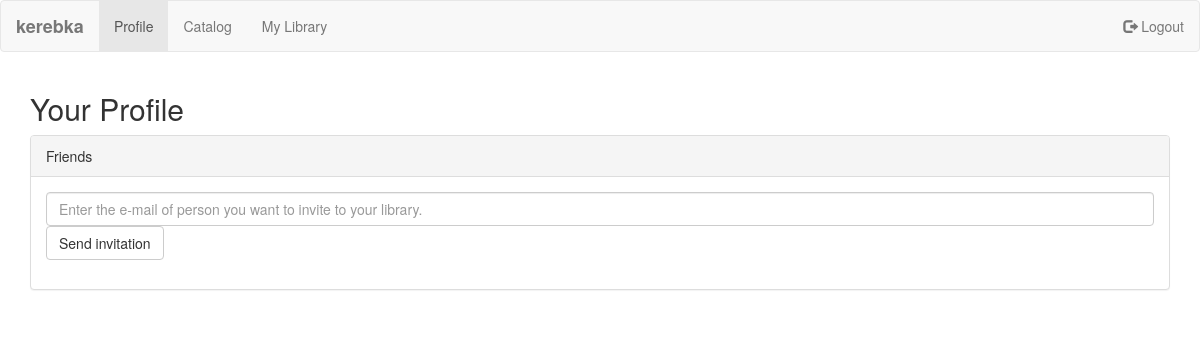
Page /accounts/profile/ (signed in) on the earlier database version.
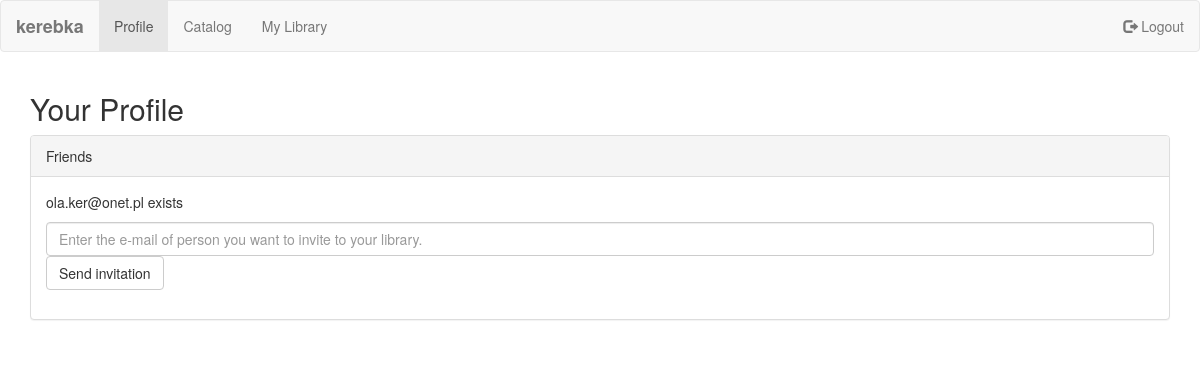
Same page on the later database version.
### accounts/models.py (models this page shows)
class InGroup(models.Model):
    library_owner = models.ForeignKey(User, on_delete=models.CASCADE, null=False, blank=False, related_name="library_owner")
    invited = models.EmailField(max_length=70, null=False, blank=False)

### accounts/views.py (the view)
@login_required
def profile(request):
    friends_list = friends(request.user)
    if request.method == 'POST':
        if 'sub_invitation' in request.POST:
            send_invitation(request)
    else:
        return render(request, "profile.html", {'friends_list': friends_list, })
    return redirect("/accounts/profile/", {'friends_list': friends_list, })

### accounts/views.py (called while the page is built)
def friends(owner):
    friends_with_status = []
    owners_invitations = InGroup.objects.filter(library_owner=owner)
    for invitations in owners_invitations:
        if User.objects.filter(email=invitations.invited).exists():
            friends_with_status.append({'email': invitations.invited, 'status': 'exists'})
        else:
            friends_with_status.append({'email': invitations.invited, 'status': 'not_exists'})
    return friends_with_status

### accounts/templates/profile.html (shortened to what this page needs)
{% extends 'base.html' %}
{% load static %}
{% load bootstrap3 %}
{% load i18n %}
{% block nav %}{% include "navbar.html"  with active='profile' %}{% endblock %}
{% block head %}
    <link rel="stylesheet" type="text/css" href="{% static 'profile.css' %}"/>
{% endblock %}
{% block content %}
    <div class="container">
        <h2>Your Profile</h2>
        <div class="panel panel-default">
            <div class="panel-heading">Friends</div>
            <div class="panel-body">
                {% if friends_list %}
                    {% for friend in friends_list %}
                        <p>{{ friend.email }} {{ friend.status }}</p>
                    {%  endfor %}
                {% endif %}
                <form action="" method="post">
                    <input class="form-control" type="text" name="email_value"
                           placeholder="Enter the e-mail of person you want to invite to your library."/>
                    {% bootstrap_button "Send invitation" button_class="btn-default" button_type="submit" name="sub_invitation" %}
                </form>
            </div>
        </div>
    </div>
{% endblock %}

### common/templates/base.html (shortened to what this page needs)
{% load static %}
{% load bootstrap3 %}
{% bootstrap_css %}
<!DOCTYPE html>
<html lang="en">
<head>
    {% block head %}
    {% endblock %}
</head>
<body>
{% block nav %}{% include "navbar.html" %}{% endblock %}
{% block content %}
{% endblock %}
</body>
</html>

### common/templates/navbar.html (shortened to what this page needs)
{% load static %}
{% load bootstrap3 %}
{% bootstrap_css %}
<nav class="navbar navbar-default">
    <div class="container-fluid">
        <ul class="nav navbar-nav">
            {% if user.is_authenticated %}
                <div class="navbar-header">
                    <a class="navbar-brand" href=""><strong>{{ user }}</strong></a>
                </div>
                <li class="{% if active == 'profile' %} active {% endif %}" id="profile"><a href="{% url 'profile_url' %}">Profile</a></li>
                <li class="{% if active == 'catalog' %} active {% endif %}" id="catalog"><a href="{% url 'catalog_url' %}">Catalog</a></li>
                <li class="{% if active == 'library' %} active {% endif %}" id="users-library"><a href="{% url 'users_books_url' pk_user=user.pk %}">My Library</a></li>
            {% else %}
                <li class="{% if active == 'main_page' %} active {% endif %}" id="main_page"><a href="/">Main Page</a></li>
            {% endif %}
        </ul>
        <ul class="nav navbar-nav navbar-right">
            {% if user.is_authenticated %}
                <li class="{% if active == 'logout' %} active {% endif %}" id="logout"><a href="{% url 'logout_url' %}"><span class="glyphicon glyphicon-log-out"></span>
                    Logout</a></li>
            {% endif %}
        </ul>
    </div>
</nav>

Differences in the rows shown:
added InGroup: email "ola.ker@onet.pl"
Other differences:
new list line: "exists"
